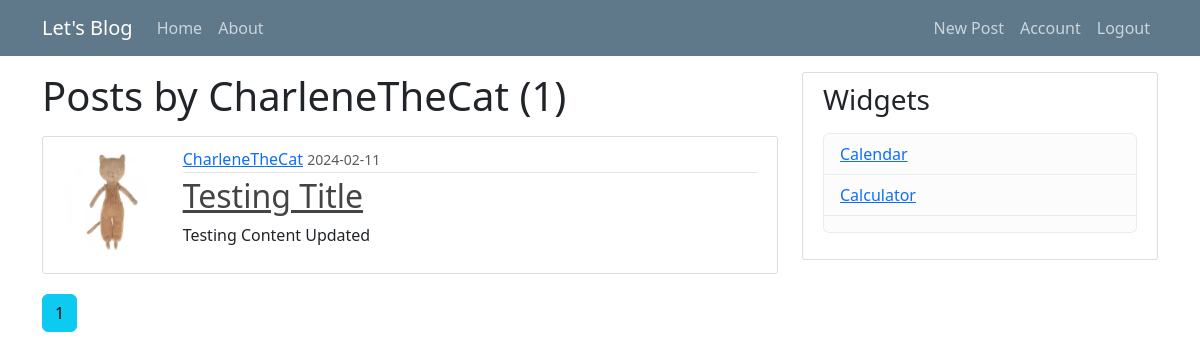
The page /user/CharleneTheCat (signed in) on the database its author committed.
### flaskblog/models.py (models this page shows, shortened)
class User(db.Model, UserMixin):
    id = db.Column(db.Integer, primary_key=True)
    username = db.Column(db.String(20), unique=True, nullable=False)
    email = db.Column(db.String(120), unique=True, nullable=False)
    image_file = db.Column(db.String(20), nullable=False, default='default.jpg')
    password = db.Column(db.String(60), nullable=False)
    posts = db.relationship('Post', backref='author', lazy=True)

class Post(db.Model):
    id = db.Column(db.Integer, primary_key=True)
    title = db.Column(db.String(100), nullable=False)
    date_posted = db.Column(db.DateTime, nullable=False, default=datetime.utcnow)
    content = db.Column(db.Text, nullable=False)
    user_id = db.Column(db.Integer, db.ForeignKey('user.id'), nullable=False)

### flaskblog/routes.py (the view)
@app.route("/user/<string:username>")
def user_post(username):
    page = request.args.get('page', 1, type=int)
    user = User.query.filter_by(username=username).first_or_404()
    posts = Post.query.filter_by(author=user).order_by(desc(Post.id)).paginate(page=page, per_page=5)
    return render_template('user_post.html', posts=posts, user=user)

### flaskblog/models.py (called while the page is built)
@login_manager.user_loader
def load_user(user_id):
    return User.query.get(int(user_id))

### flaskblog/templates/user_post.html
{% extends 'layout.html' %}
{% block content %}
<h1 class="mb-3">Posts by {{ user.username }} ({{ posts.total }})</h1>
{% for post in posts.items %}
<article class="media content-section">
    <div class="row align-items-start">
        <div class="col-md-2 text-center align-self-start">
            <img class="rounded-circle article-img"
                src="{{ url_for('static', filename='profile_pics/' + post.author.image_file) }}"
                style="width: 100px; height: 100px; margin-top: 5px;">
        </div>
        <div class="col-md-10">
            <div class="media-body">
                <div class="article-metadata">
                    <a class="mr-2" href="{{ url_for('user_post', username=post.author.username) }}">{{
                        post.author.username
                        }}</a>
                    <small class="text-muted">{{ post.date_posted.strftime('%Y-%m-%d') }}</small>
                </div>
                <h2><a class="article-title" href="{{ url_for('post', post_id=post.id) }}">{{ post.title }}</a></h2>
                {% if post.content|length > 500 %}
                <p class="article-content" style="max-width: 100%; overflow-wrap: break-word;">{{ post.content[:500]
                    }}...</p>
                <a href="{{ url_for('post', post_id=post.id) }}">Read more</a>
                {% else %}
                <p class="article-content" style="max-width: 100%; overflow-wrap: break-word;">{{ post.content }}</p>
                {% endif %}
            </div>
        </div>
    </div>
</article>
{% endfor %}
{% for page_num in posts.iter_pages(left_edge=1, right_edge=1, left_current=1, right_current=2) %}
{% if page_num %}
{% if posts.page == page_num %}
<a class="btn btn-info mb-4" href="{{ url_for('user_post', username=user.username, page=page_num) }}">{{ page_num }}</a>
{% else %}
<a class="btn btn-outline-info mb-4" href="{{ url_for('user_post', username=user.username, page=page_num) }}">{{
    page_num }}</a>
{% endif %}
{% else %}
...
{% endif %}
{% endfor %}
{% endblock content %}

### flaskblog/static/main.css (style rules this page uses)
body { background: #fafafa; color: #333333; margin-top: 5rem; }
h1, h2, h3, h4, h5, h6 { color: #444444; }
.content-section { background: #ffffff; padding: 10px 20px; border: 1px solid #dddddd; border-radius: 3px; margin-bottom: 20px; }
.article-title { color: #444444; }
.article-content { white-space: pre-line; }
.article-img { height: 65px; width: 65px; margin-right: 16px; }
.article-metadata { padding-bottom: 1px; margin-bottom: 4px; border-bottom: 1px solid #e3e3e3 }

### rows shown on the page
User: username "CharleneTheCat"
Post: image_file (picture), author.username "CharleneTheCat", date_posted "2024-02-11", title "Testing Title", content "Testing Content Updated"

### other values the page prints
{{ posts.total }} "1"
{{ page_num }} "1"
